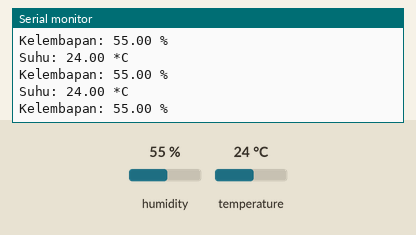
This sketch was run on a simulated Arduino Uno, built with avr-gcc and run on an emulated ATmega328P. Shown: the last lines printed to the serial monitor. Inputs (shaded band) come from the test bench; at power-on: humidity 55 %, temperature 24 °C.

Above: at 2.8 s.
2.9 s: humidity set to 22 %
At 4.8 s:
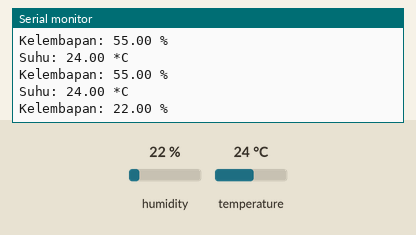
5.6 s: temperature set to 12 °C
At 6.5 s:
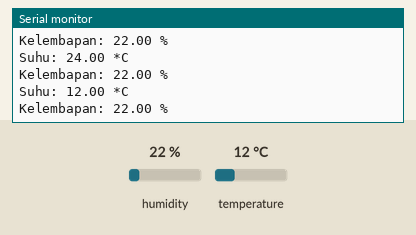
8.3 s: humidity set to 40 %
At 10.9 s:
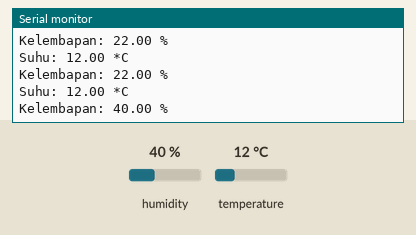
Timing chart, 0 to 12.4 s (numbered marks = the images above; inputs shaded):
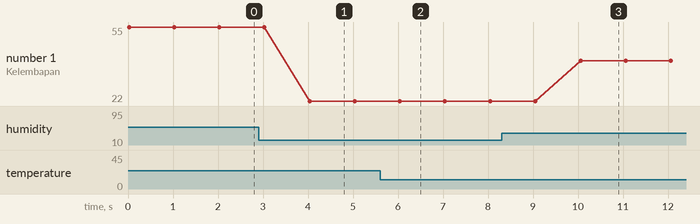

Measured:
- after the input at 2.9 s, the serial monitor: prints a new line after 1.1 s (image 1)
- after the input at 5.6 s, the serial monitor: prints a new line after 0.43 s (image 2)
- after the input at 8.3 s, the serial monitor: prints a new line after 1.8 s (image 3)
- plotted number 1: 55 → 22 after the input at 2.9 s, 22 → 40 after the input at 8.3 s

The sketch:

dht22.ino
```cpp
#include "DHT.h"

int dhtPin = 3;
#define DHTTYPE DHT22

DHT dht(dhtPin, DHTTYPE);

void setup() {
  Serial.begin(9600);
  dht.begin();
}

void loop() {
  float suhu = dht.readTemperature();
  float kelembapan = dht.readHumidity();

  if (isnan(suhu) || isnan(kelembapan)) {
    Serial.println("Failed to read from DHT sensor!");
  } else {
    Serial.println("Suhu: " + String(suhu) + " *C");
    Serial.println("Kelembapan: " + String(kelembapan) + " %");
    Serial.println();
  }
  delay(1000);
}
```
